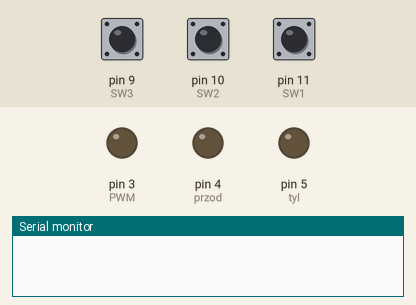
A sketch run on a simulated Arduino Uno, built with avr-gcc and run on an emulated ATmega328P. Shown: output pins drawn as LEDs (lit = HIGH), the last lines printed to the serial monitor. The test bench sets the inputs (shaded band); at power-on: pin 11 (SW1) HIGH, pin 9 (SW3) HIGH, pin 10 (SW2) HIGH.

Above: at 1.2 s.
1.3 s: pin 11 (SW1) pulled LOW for 0.15 s
3.0 s: pin 9 (SW3) pulled LOW for 0.15 s
At 3.07 s:
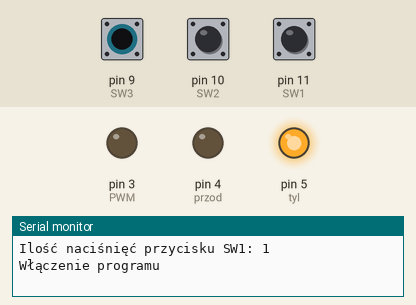
4.6 s: pin 10 (SW2) pulled LOW for 0.15 s
At 4.67 s:
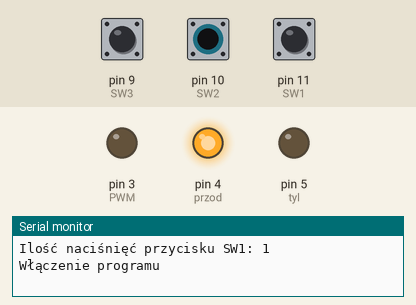
6.2 s: pin 11 (SW1) pulled LOW for 1 s
Timing chart, 0 to 9.2 s (numbered marks = the images above; inputs shaded):
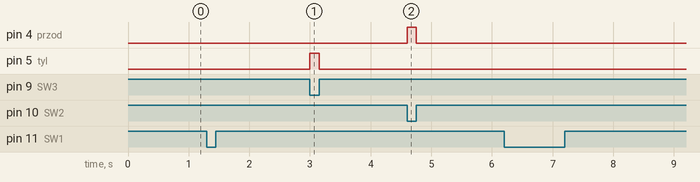

Measured:
- after the input at 3.0 s, pin 5 (tyl): LOW → HIGH at once, → LOW 0.15 s later
- after the input at 4.6 s, pin 4 (przod): LOW → HIGH at once, → LOW 0.15 s later

The sketch:

Sterowanie_silnikiem_przyciski.ino
```cpp
#define SW1 11
#define SW2 10
#define SW3 9
#define tyl 5
#define przod 4
#define PWM 3
int a=0;


void setup() {
pinMode(SW3,INPUT_PULLUP);        //Przyciski
pinMode(SW2,INPUT_PULLUP);
pinMode(SW1,INPUT_PULLUP);
pinMode(tyl, OUTPUT);
pinMode(przod, OUTPUT);
pinMode(PWM, OUTPUT);
Serial.begin(9600);
digitalWrite(SW1, HIGH);
digitalWrite(SW2, HIGH);
digitalWrite(SW3, HIGH);

}

void loop() {


  if(digitalRead(SW1)==LOW)          //przycisk SW1 wciśnięty
  {
    delay(20);
    a++;
    while(digitalRead(SW1)==LOW);
    delay(20);
    Serial.print("Ilość naciśnięć przycisku SW1: ");
    Serial.println(a);

     if (a%2==1)
     {
      Serial.print("Włączenie programu\n");
     }

     else
     {
      Serial.print("Wyłączenie programu\n");
     }
  }

  if(digitalRead(SW2)==LOW && a%2==1)       //Ruch w przód
  {
     digitalWrite(przod,HIGH);
  }

  else if(digitalRead(SW2)==HIGH)
  {
   digitalWrite(przod,LOW);
  }


  if(digitalRead(SW3)==LOW && a%2==1)         //Ruch w tył
  {
     digitalWrite(tyl,HIGH);
  }

  else if(digitalRead(SW3)==HIGH)
  {
   digitalWrite(tyl,LOW);
  }


}
```
